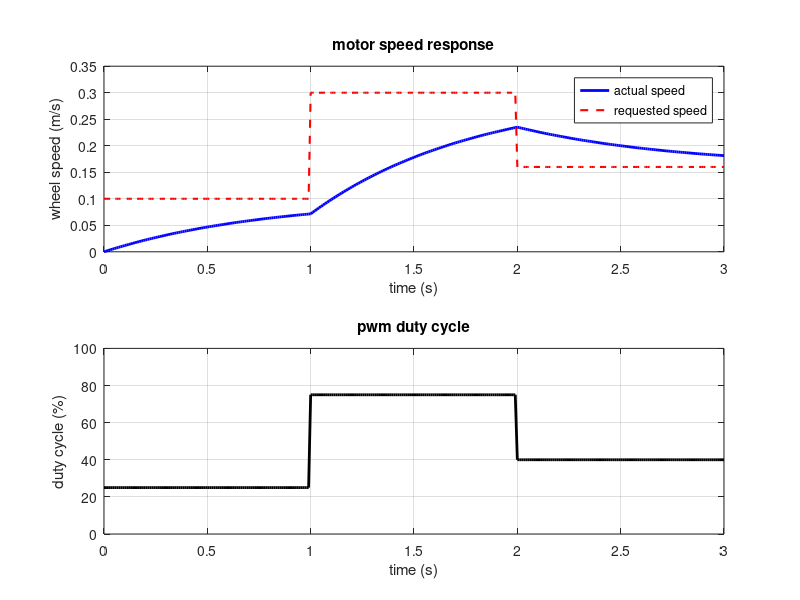

Recreate this plot in MATLAB. (Note: this script raises an error after producing the figure.)

clear;
clc;
close all;

dt = 0.01;
T = 3;
time = 0:dt:T;

%% motor settings
tau = 0.80;          % motor time constant (s)
maxSpeed = 0.40;     % maximum wheel speed (m/s)

%% create arrays
duty = zeros(size(time));
targetSpeed = zeros(size(time));
wheelSpeed = zeros(size(time));

%% set pwm duty cycle

for k = 1:length(time)
    if time(k) < 1
        duty(k) = 0.25;
    elseif time(k) < 2
        duty(k) = 0.75;
    else
        duty(k) = 0.40;
    end

    targetSpeed(k) = duty(k)*maxSpeed;
end

%% simulate motor response

for k = 2:length(time)
    speedError = targetSpeed(k-1) - wheelSpeed(k-1);
    speedChange = (dt/tau)*speedError;
    wheelSpeed(k) = wheelSpeed(k-1) + speedChange;
end

%% plot results

figure('Color','w','Position',[100 100 900 650]);
subplot(2,1,1);
plot(time,wheelSpeed,'b','LineWidth',2);
hold on;
plot(time,targetSpeed,'r--','LineWidth',1.5);

grid on;
xlabel('time (s)');
ylabel('wheel speed (m/s)');
legend('actual speed','requested speed');
title('motor speed response');

subplot(2,1,2);
plot(time,duty*100,'k','LineWidth',2);

grid on;
xlabel('time (s)');
ylabel('duty cycle (%)');
ylim([0 100]);
title('pwm duty cycle');

sgtitle(sprintf('dc motor pwm control (tau = %.2f s)',tau));
